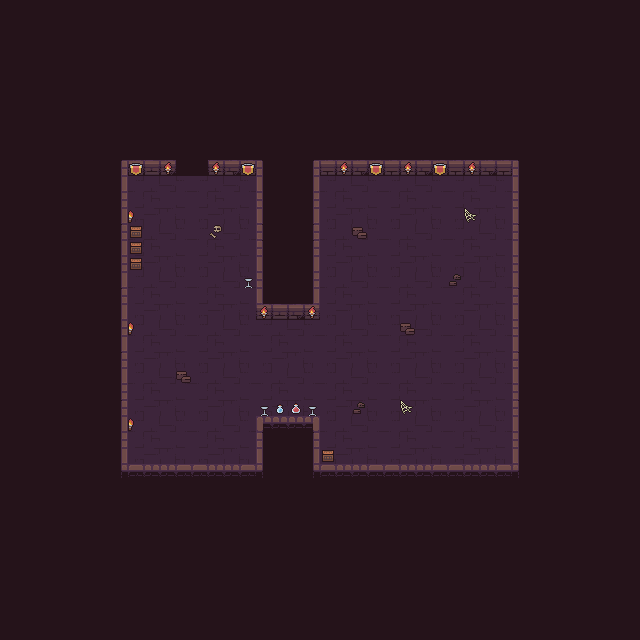

The image is a tile-based game level rendered from a .tmx file. Its description and source (layers, tilesets, objects; grid data summarised) follow:
An orthogonal 40x40 tile map with 16x16 px tiles, 3 tile layers (floor, walls, roomElements), 4 tilesets and 4 objects.

<map version="1.10" tiledversion="1.10.2" orientation="orthogonal" renderorder="right-down" width="40" height="40" tilewidth="16" tileheight="16" infinite="0" nextlayerid="20" nextobjectid="34">
 <properties>
  <property name="timerStartTime" type="float" value="25" />
 </properties>
 <tileset firstgid="1" source="tilesets/Dungeon_Tileset.tsx" />
 <tileset firstgid="101" source="tilesets/gold_key_rotate_10.tsx" />
 <tileset firstgid="111" source="tilesets/left_arched_door_tileset.tsx" />
 <tileset firstgid="113" source="tilesets/right_arched_door_tileset.tsx" />
 <objectgroup id="19" name="playerStartPoint">
  <object id="33" x="192" y="432">
   <point />
  </object>
 </objectgroup>
 <group id="12" name="floorLayers">
  <layer id="1" name="floor" width="40" height="40">
   <data>[1600 cells, 1600 non-empty, 13 distinct tile ids]</data>
  </layer>
 </group>
 <group id="5" name="collisionLayers">
  <layer id="6" name="walls" width="40" height="40">
   <data>[1600 cells, 110 non-empty, 20 distinct tile ids]</data>
  </layer>
  <layer id="4" name="roomElements" width="40" height="40">
   <data>[1600 cells, 31 non-empty, 11 distinct tile ids]</data>
  </layer>
 </group>
 <group id="15" name="pickupObjectLayers">
  <objectgroup id="11" name="pickupItems">
   <object id="29" gid="101" x="416" y="256" width="16" height="16">
    <properties>
     <property name="isLevelKey" type="bool" value="true" />
    </properties>
   </object>
  </objectgroup>
 </group>
 <group id="14" name="pushObjectLayers">
  <objectgroup id="7" name="pushObjects" opacity="0.9" />
 </group>
 <group id="17" name="doorLayers">
  <objectgroup id="18" name="mainDoors">
   <object id="31" gid="111" x="176" y="176" width="16" height="16">
    <properties>
     <property name="isLevelCompleteDoor" type="bool" value="true" />
    </properties>
   </object>
   <object id="32" gid="113" x="192" y="176" width="16" height="16" />
  </objectgroup>
 </group>
</map>
